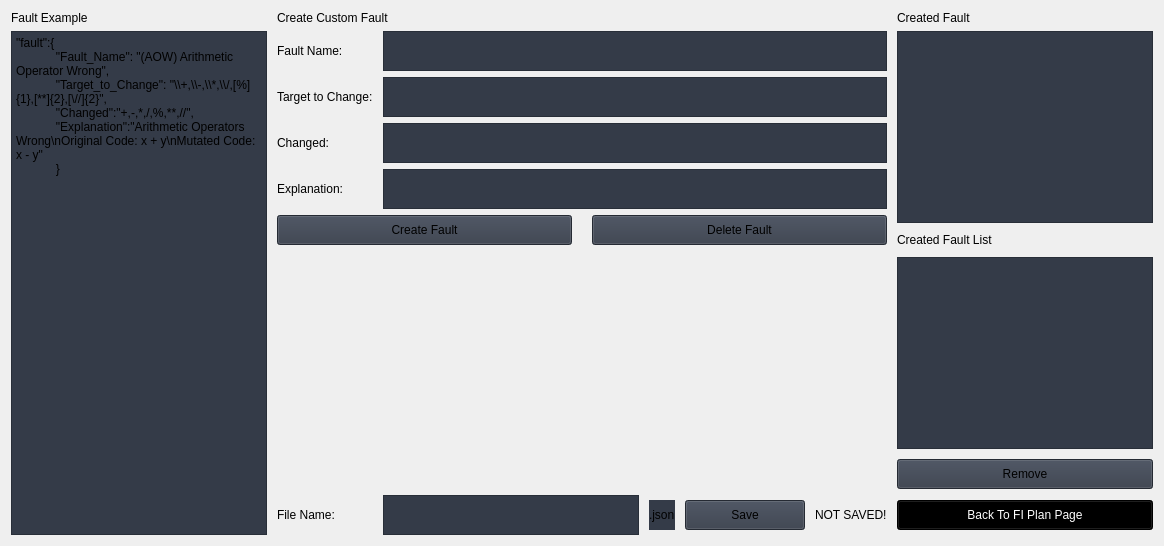
                     <widget class="QWidget" name="customFault">
                      <property name="styleSheet">
                       <string/>
                      </property>
                      <layout class="QVBoxLayout" name="verticalLayout_19">
                       <item>
                        <layout class="QGridLayout" name="gridLayout_16">
                         <property name="horizontalSpacing">
                          <number>10</number>
                         </property>
                         <property name="verticalSpacing">
                          <number>6</number>
                         </property>
                         <item row="5" column="1" rowspan="2" colspan="7">
                          <layout class="QGridLayout" name="gridLayout_3">
                           <property name="horizontalSpacing">
                            <number>20</number>
                           </property>
                           <property name="verticalSpacing">
                            <number>6</number>
                           </property>
                           <item row="0" column="0">
                            <widget class="QPushButton" name="btn_create_fault">
                             <property name="minimumSize">
                              <size>
                               <width>0</width>
                               <height>30</height>
                              </size>
                             </property>
                             <property name="styleSheet">
                              <string notr="true">background-color: rgb(52, 59, 72);</string>
                             </property>
                             <property name="text">
                              <string>Create Fault</string>
                             </property>
                             <property name="icon">
                              <iconset resource="resources.qrc">
                               <normaloff>:/icons/images/icons/cil-plus.png</normaloff>:/icons/images/icons/cil-plus.png</iconset>
                             </property>
                            </widget>
                           </item>
                           <item row="0" column="1">
                            <widget class="QPushButton" name="btn_delete_fault">
                             <property name="minimumSize">
                              <size>
                               <width>0</width>
                               <height>30</height>
                              </size>
                             </property>
                             <property name="styleSheet">
                              <string notr="true">background-color: rgb(52, 59, 72);</string>
                             </property>
                             <property name="text">
                              <string>Delete Fault</string>
                             </property>
                             <property name="icon">
                              <iconset resource="resources.qrc">
                               <normaloff>:/icons/images/icons/cil-x.png</normaloff>:/icons/images/icons/cil-x.png</iconset>
                             </property>
                            </widget>
                           </item>
                          </layout>
                         </item>
                         <item row="1" column="0" rowspan="8">
                          <widget class="QPlainTextEdit" name="plainTextEdit_39">
                           <property name="styleSheet">
                            <string notr="true">background-color: rgb(52, 59, 72);</string>
                           </property>
                           <property name="plainText">
                            <string>&quot;fault&quot;:{
            &quot;Fault_Name&quot;: &quot;(AOW) Arithmetic Operator Wrong&quot;,
            &quot;Target_to_Change&quot;: &quot;\\+,\\-,\\*,\\/,[%]{1},[**]{2},[\//]{2}&quot;,
            &quot;Changed&quot;:&quot;+,-,*,/,%,**,//&quot;,
            &quot;Explanation&quot;:&quot;Arithmetic Operators Wrong\nOriginal Code: x + y\nMutated Code: x - y&quot;
            }</string>
                           </property>
                          </widget>
                         </item>
                         <item row="1" column="8" rowspan="7">
                          <layout class="QGridLayout" name="gridLayout_8">
                           <property name="verticalSpacing">
                            <number>10</number>
                           </property>
                           <item row="2" column="0">
                            <widget class="QListWidget" name="listWidget_5">
                             <property name="maximumSize">
                              <size>
                               <width>16777215</width>
                               <height>16777215</height>
                              </size>
                             </property>
                             <property name="styleSheet">
                              <string notr="true">background-color: rgb(52, 59, 72);</string>
                             </property>
                            </widget>
                           </item>
                           <item row="3" column="0">
                            <widget class="QPushButton" name="btn_remove_createdFault">
                             <property name="minimumSize">
                              <size>
                               <width>0</width>
                               <height>30</height>
                              </size>
                             </property>
                             <property name="maximumSize">
                              <size>
                               <width>16777215</width>
                               <height>30</height>
                              </size>
                             </property>
                             <property name="styleSheet">
                              <string notr="true">background-color: rgb(52, 59, 72);</string>
                             </property>
                             <property name="text">
                              <string>Remove</string>
                             </property>
                             <property name="icon">
                              <iconset resource="resources.qrc">
                               <normaloff>:/icons/images/icons/cil-minus.png</normaloff>:/icons/images/icons/cil-minus.png</iconset>
                             </property>
                            </widget>
                           </item>
                           <item row="1" column="0">
                            <widget class="QLabel" name="label_71">
                             <property name="maximumSize">
                              <size>
                               <width>16777215</width>
                               <height>30</height>
                              </size>
                             </property>
                             <property name="text">
                              <string>Created Fault List</string>
                             </property>
                            </widget>
                           </item>
                           <item row="0" column="0">
                            <widget class="QPlainTextEdit" name="plainTextEdit_45">
                             <property name="styleSheet">
                              <string notr="true">background-color: rgb(52, 59, 72);</string>
                             </property>
                            </widget>
                           </item>
                          </layout>
                         </item>
                         <item row="2" column="2" colspan="6">
                          <widget class="QPlainTextEdit" name="plainTextEdit_41">
                           <property name="minimumSize">
                            <size>
                             <width>0</width>
                             <height>40</height>
                            </size>
                           </property>
                           <property name="maximumSize">
                            <size>
                             <width>16777215</width>
                             <height>40</height>
                            </size>
                           </property>
                           <property name="styleSheet">
                            <string notr="true">background-color: rgb(52, 59, 72);</string>
                           </property>
                          </widget>
                         </item>
                         <item row="1" column="1">
                          <widget class="QLabel" name="label_65">
                           <property name="text">
                            <string>Fault Name:</string>
                           </property>
                          </widget>
                         </item>
                         <item row="2" column="1">
                          <widget class="QLabel" name="label_66">
                           <property name="text">
                            <string>Target to Change:</string>
                           </property>
                          </widget>
                         </item>
                         <item row="0" column="8">
                          <widget class="QLabel" name="label_70">
                           <property name="maximumSize">
                            <size>
                             <width>16777215</width>
                             <height>30</height>
                            </size>
                           </property>
                           <property name="text">
                            <string>Created Fault</string>
                           </property>
                          </widget>
                         </item>
                         <item row="8" column="6" colspan="2">
                          <widget class="QLabel" name="label_61">
                           <property name="sizePolicy">
                            <sizepolicy hsizetype="Fixed" vsizetype="Preferred">
                             <horstretch>0</horstretch>
                             <verstretch>0</verstretch>
                            </sizepolicy>
                           </property>
                           <property name="text">
                            <string>NOT SAVED!</string>
                           </property>
                          </widget>
                         </item>
                         <item row="8" column="3">
                          <widget class="QLabel" name="label_43">
                           <property name="maximumSize">
                            <size>
                             <width>40</width>
                             <height>30</height>
                            </size>
                           </property>
                           <property name="styleSheet">
                            <string notr="true">background-color: rgb(52, 59, 72);</string>
                           </property>
                           <property name="text">
                            <string>.json</string>
                           </property>
                          </widget>
                         </item>
                         <item row="8" column="8">
                          <widget class="QPushButton" name="btn_back_fi">
                           <property name="sizePolicy">
                            <sizepolicy hsizetype="Expanding" vsizetype="Fixed">
                             <horstretch>0</horstretch>
                             <verstretch>0</verstretch>
                            </sizepolicy>
                           </property>
                           <property name="minimumSize">
                            <size>
                             <width>200</width>
                             <height>30</height>
                            </size>
                           </property>
                           <property name="cursor">
                            <cursorShape>PointingHandCursor</cursorShape>
                           </property>
                           <property name="styleSheet">
                            <string notr="true">background-color: black;
color:white;</string>
                           </property>
                           <property name="text">
                            <string>Back To FI Plan Page</string>
                           </property>
                           <property name="icon">
                            <iconset resource="resources.qrc">
                             <normaloff>:/icons/images/icons/cil-arrow-circle-left.png</normaloff>:/icons/images/icons/cil-arrow-circle-left.png</iconset>
                           </property>
                          </widget>
                         </item>
                         <item row="0" column="1" colspan="7">
                          <widget class="QLabel" name="label_62">
                           <property name="maximumSize">
                            <size>
                             <width>16777215</width>
                             <height>30</height>
                            </size>
                           </property>
                           <property name="text">
                            <string>Create Custom Fault</string>
                           </property>
                          </widget>
                         </item>
                         <item row="4" column="1">
                          <widget class="QLabel" name="label_68">
                           <property name="text">
                            <string>Explanation:</string>
                           </property>
                          </widget>
                         </item>
                         <item row="0" column="0">
                          <widget class="QLabel" name="label_69">
                           <property name="maximumSize">
                            <size>
                             <width>16777215</width>
                             <height>30</height>
                            </size>
                           </property>
                           <property name="text">
                            <string>Fault Example</string>
                           </property>
                          </widget>
                         </item>
                         <item row="8" column="1">
                          <widget class="QLabel" name="label_41">
                           <property name="sizePolicy">
                            <sizepolicy hsizetype="Fixed" vsizetype="Fixed">
                             <horstretch>0</horstretch>
                             <verstretch>0</verstretch>
                            </sizepolicy>
                           </property>
                           <property name="maximumSize">
                            <size>
                             <width>100</width>
                             <height>30</height>
                            </size>
                           </property>
                           <property name="text">
                            <string>File Name:</string>
                           </property>
                          </widget>
                         </item>
                         <item row="1" column="2" colspan="6">
                          <widget class="QPlainTextEdit" name="plainTextEdit_40">
                           <property name="minimumSize">
                            <size>
                             <width>0</width>
                             <height>40</height>
                            </size>
                           </property>
                           <property name="maximumSize">
                            <size>
                             <width>16777215</width>
                             <height>40</height>
                            </size>
                           </property>
                           <property name="styleSheet">
                            <string notr="true">background-color: rgb(52, 59, 72);</string>
                           </property>
                          </widget>
                         </item>
                         <item row="8" column="4" colspan="2">
                          <widget class="QPushButton" name="btn_save_fault">
                           <property name="sizePolicy">
                            <sizepolicy hsizetype="Fixed" vsizetype="Fixed">
                             <horstretch>0</horstretch>
                             <verstretch>0</verstretch>
                            </sizepolicy>
                           </property>
                           <property name="minimumSize">
                            <size>
                             <width>120</width>
                             <height>30</height>
                            </size>
                           </property>
                           <property name="styleSheet">
                            <string notr="true">background-color: rgb(52, 59, 72);</string>
                           </property>
                           <property name="text">
                            <string>Save</string>
                           </property>
                           <property name="icon">
                            <iconset resource="resources.qrc">
                             <normaloff>:/icons/images/icons/cil-save.png</normaloff>:/icons/images/icons/cil-save.png</iconset>
                           </property>
                          </widget>
                         </item>
                         <item row="7" column="1" colspan="7">
                          <spacer name="verticalSpacer_4">
                           <property name="orientation">
                            <enum>Qt::Vertical</enum>
                           </property>
                           <property name="sizeHint" stdset="0">
                            <size>
                             <width>20</width>
                             <height>40</height>
                            </size>
                           </property>
                          </spacer>
                         </item>
                         <item row="3" column="1">
                          <widget class="QLabel" name="label_67">
                           <property name="text">
                            <string>Changed:</string>
                           </property>
                          </widget>
                         </item>
                         <item row="3" column="2" colspan="6">
                          <widget class="QPlainTextEdit" name="plainTextEdit_42">
                           <property name="minimumSize">
                            <size>
                             <width>0</width>
                             <height>40</height>
                            </size>
                           </property>
                           <property name="maximumSize">
                            <size>
                             <width>16777215</width>
                             <height>40</height>
                            </size>
                           </property>
                           <property name="styleSheet">
                            <string notr="true">background-color: rgb(52, 59, 72);</string>
                           </property>
                          </widget>
                         </item>
                         <item row="4" column="2" colspan="6">
                          <widget class="QPlainTextEdit" name="plainTextEdit_43">
                           <property name="minimumSize">
                            <size>
                             <width>0</width>
                             <height>40</height>
                            </size>
                           </property>
                           <property name="maximumSize">
                            <size>
                             <width>16777215</width>
                             <height>40</height>
                            </size>
                           </property>
                           <property name="styleSheet">
                            <string notr="true">background-color: rgb(52, 59, 72);</string>
                           </property>
                          </widget>
                         </item>
                         <item row="8" column="2">
                          <widget class="QPlainTextEdit" name="plainTextEdit_44">
                           <property name="minimumSize">
                            <size>
                             <width>0</width>
                             <height>40</height>
                            </size>
                           </property>
                           <property name="maximumSize">
                            <size>
                             <width>16777215</width>
                             <height>40</height>
                            </size>
                           </property>
                           <property name="styleSheet">
                            <string notr="true">background-color: rgb(52, 59, 72);</string>
                           </property>
                          </widget>
                         </item>
                        </layout>
                       </item>
                      </layout>
                     </widget>
